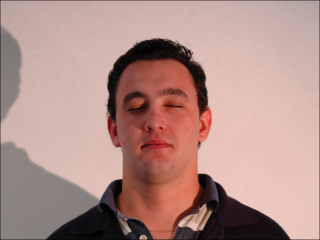
%> input picture CS390s/standard_test_images/standard_test_images/face_dark.bmp, 320 x 240 px
$ octave Kha_Nguyen_HW3.m   (GNU Octave 9; MATLAB toolbox functions it lacks are replaced by stand-ins)
%> lines starting %> are read from the running program, lines starting %| are printed output that depends on the picture; in (x1, y1, x2, y2) boxes, pixels count from 0 and x2, y2 are one past the last pixel; in counts of white or black regions, pixels touching at a corner belong together; the program's own positions count from 1
### CS390s/colorspace.m
function varargout = colorspace(Conversion,varargin)
%COLORSPACE  Convert a color image between color representations.
%   B = COLORSPACE(S,A) converts the color representation of image A
%   where S is a string specifying the conversion.  S tells the
%   source and destination color spaces, S = 'dest<-src', or
%   alternatively, S = 'src->dest'.  Supported color spaces are
%
%     'RGB'              R'G'B' Red Green Blue (ITU-R BT.709 gamma-corrected)
%     'YPbPr'            Luma (ITU-R BT.601) + Chroma
%     'YCbCr'/'YCC'      Luma + Chroma ("digitized" version of Y'PbPr)
%     'YUV'              NTSC PAL Y'UV Luma + Chroma
%     'YIQ'              NTSC Y'IQ Luma + Chroma
%     'YDbDr'            SECAM Y'DbDr Luma + Chroma
%     'JPEGYCbCr'        JPEG-Y'CbCr Luma + Chroma
%     'HSV'/'HSB'        Hue Saturation Value/Brightness
%     'HSL'/'HLS'/'HSI'  Hue Saturation Luminance/Intensity
%     'XYZ'              CIE XYZ
%     'Lab'              CIE L*a*b* (CIELAB)
%     'Luv'              CIE L*u*v* (CIELUV)
%     'Lch'              CIE L*ch (CIELCH)
%
%  All conversions assume 2 degree observer and D65 illuminant.  Color
%  space names are case insensitive.  When R'G'B' is the source or
%  destination, it can be omitted. For example 'yuv<-' is short for
%  'yuv<-rgb'.
%
%  MATLAB uses two standard data formats for R'G'B': double data with
%  intensities in the range 0 to 1, and uint8 data with integer-valued
%  intensities from 0 to 255.  As MATLAB's native datatype, double data is
%  the natural choice, and the R'G'B' format used by colorspace.  However,
%  for memory and computational performance, some functions also operate
%  with uint8 R'G'B'.  Given uint8 R'G'B' color data, colorspace will
%  first cast it to double R'G'B' before processing.
%
%  If A is an Mx3 array, like a colormap, B will also have size Mx3.
%
%  [B1,B2,B3] = COLORSPACE(S,A) specifies separate output channels.
%  COLORSPACE(S,A1,A2,A3) specifies separate input channels.

% Pascal Getreuer 2005-2006

%%% Input parsing %%%
if nargin < 2, error('Not enough input arguments.'); end
[SrcSpace,DestSpace] = parse(Conversion);

if nargin == 2
   Image = varargin{1};
elseif nargin >= 3
   Image = cat(3,varargin{:});
else
   error('Invalid number of input arguments.');
end

FlipDims = (size(Image,3) == 1);

if FlipDims, Image = permute(Image,[1,3,2]); end
if ~isa(Image,'double'), Image = double(Image)/255; end
if size(Image,3) ~= 3, error('Invalid input size.'); end

SrcT = gettransform(SrcSpace);
DestT = gettransform(DestSpace);

if ~ischar(SrcT) & ~ischar(DestT)
   % Both source and destination transforms are affine, so they
   % can be composed into one affine operation
   T = [DestT(:,1:3)*SrcT(:,1:3),DestT(:,1:3)*SrcT(:,4)+DestT(:,4)];
   Temp = zeros(size(Image));
   Temp(:,:,1) = T(1)*Image(:,:,1) + T(4)*Image(:,:,2) + T(7)*Image(:,:,3) + T(10);
   Temp(:,:,2) = T(2)*Image(:,:,1) + T(5)*Image(:,:,2) + T(8)*Image(:,:,3) + T(11);
   Temp(:,:,3) = T(3)*Image(:,:,1) + T(6)*Image(:,:,2) + T(9)*Image(:,:,3) + T(12);
   Image = Temp;
elseif ~ischar(DestT)
   Image = rgb(Image,SrcSpace);
   Temp = zeros(size(Image));
   Temp(:,:,1) = DestT(1)*Image(:,:,1) + DestT(4)*Image(:,:,2) + DestT(7)*Image(:,:,3) + DestT(10);
   Temp(:,:,2) = DestT(2)*Image(:,:,1) + DestT(5)*Image(:,:,2) + DestT(8)*Image(:,:,3) + DestT(11);
   Temp(:,:,3) = DestT(3)*Image(:,:,1) + DestT(6)*Image(:,:,2) + DestT(9)*Image(:,:,3) + DestT(12);
   Image = Temp;
else
   Image = feval(DestT,Image,SrcSpace);
end

%%% Output format %%%
if nargout > 1
   varargout = {Image(:,:,1),Image(:,:,2),Image(:,:,3)};
else
   if FlipDims, Image = permute(Image,[1,3,2]); end
   varargout = {Image};
end

return;


function [SrcSpace,DestSpace] = parse(Str)
% Parse conversion argument

if isstr(Str)
   Str = lower(strrep(strrep(Str,'-',''),' ',''));
   k = find(Str == '>');

   if length(k) == 1         % Interpret the form 'src->dest'
      SrcSpace = Str(1:k-1);
      DestSpace = Str(k+1:end);
   else
      k = find(Str == '<');

      if length(k) == 1      % Interpret the form 'dest<-src'
         DestSpace = Str(1:k-1);
         SrcSpace = Str(k+1:end);
      else
         error(['Invalid conversion, ''',Str,'''.']);
      end
   end

   SrcSpace = alias(SrcSpace);
   DestSpace = alias(DestSpace);
else
   SrcSpace = 1;             % No source pre-transform
   DestSpace = Conversion;
   if any(size(Conversion) ~= 3), error('Transformation matrix must be 3x3.'); end
end
return;


function Space = alias(Space)
Space = strrep(Space,'cie','');

if isempty(Space)
   Space = 'rgb';
end

switch Space
case {'ycbcr','ycc'}
   Space = 'ycbcr';
case {'hsv','hsb'}
   Space = 'hsv';
case {'hsl','hsi','hls'}
   Space = 'hsl';
case {'rgb','yuv','yiq','ydbdr','ycbcr','jpegycbcr','xyz','lab','luv','lch'}
   return;
end
return;


function T = gettransform(Space)
% Get a colorspace transform: either a matrix describing an affine transform,
% or a string referring to a conversion subroutine
switch Space
case 'ypbpr'
   T = [0.299,0.587,0.114,0;-0.1687367,-0.331264,0.5,0;0.5,-0.418688,-0.081312,0];
case 'yuv'
   % R'G'B' to NTSC/PAL YUV
   % Wikipedia: http://en.wikipedia.org/wiki/YUV
   T = [0.299,0.587,0.114,0;-0.147,-0.289,0.436,0;0.615,-0.515,-0.100,0];
case 'ydbdr'
   % R'G'B' to SECAM YDbDr
   % Wikipedia: http://en.wikipedia.org/wiki/YDbDr
   T = [0.299,0.587,0.114,0;-0.450,-0.883,1.333,0;-1.333,1.116,0.217,0];
case 'yiq'
   % R'G'B' in [0,1] to NTSC YIQ in [0,1];[-0.595716,0.595716];[-0.522591,0.522591];
   % Wikipedia: http://en.wikipedia.org/wiki/YIQ
   T = [0.299,0.587,0.114,0;0.595716,-0.274453,-0.321263,0;0.211456,-0.522591,0.311135,0];
case 'ycbcr'
   % R'G'B' (range [0,1]) to ITU-R BRT.601 (CCIR 601) Y'CbCr
   % Wikipedia: http://en.wikipedia.org/wiki/YCbCr
   % Poynton, Equation 3, scaling of R'G'B to Y'PbPr conversion
   T = [65.481,128.553,24.966,16;-37.797,-74.203,112.0,128;112.0,-93.786,-18.214,128];
case 'jpegycbcr'
   % Wikipedia: http://en.wikipedia.org/wiki/YCbCr
   T = [0.299,0.587,0.114,0;-0.168736,-0.331264,0.5,0.5;0.5,-0.418688,-0.081312,0.5]*255;
case {'rgb','xyz','hsv','hsl','lab','luv','lch'}
   T = Space;
otherwise
   error(['Unknown color space, ''',Space,'''.']);
end
return;


function Image = rgb(Image,SrcSpace)
% Convert to Rec. 709 R'G'B' from 'SrcSpace'
switch SrcSpace
case 'rgb'
   return;
case 'hsv'
   % Convert HSV to R'G'B'
   Image = huetorgb((1 - Image(:,:,2)).*Image(:,:,3),Image(:,:,3),Image(:,:,1));
case 'hsl'
   % Convert HSL to R'G'B'
   L = Image(:,:,3);
   Delta = Image(:,:,2).*min(L,1-L);
   Image = huetorgb(L-Delta,L+Delta,Image(:,:,1));
case {'xyz','lab','luv','lch'}
   % Convert to CIE XYZ
   Image = xyz(Image,SrcSpace);
   % Convert XYZ to RGB
   T = [3.240479,-1.53715,-0.498535;-0.969256,1.875992,0.041556;0.055648,-0.204043,1.057311];
   R = T(1)*Image(:,:,1) + T(4)*Image(:,:,2) + T(7)*Image(:,:,3);  % R
   G = T(2)*Image(:,:,1) + T(5)*Image(:,:,2) + T(8)*Image(:,:,3);  % G
   B = T(3)*Image(:,:,1) + T(6)*Image(:,:,2) + T(9)*Image(:,:,3);  % B
   % Desaturate and rescale to constrain resulting RGB values to [0,1]
   AddWhite = -min(min(min(R,G),B),0);
   Scale = max(max(max(R,G),B)+AddWhite,1);
   R = (R + AddWhite)./Scale;
   G = (G + AddWhite)./Scale;
   B = (B + AddWhite)./Scale;
   % Apply gamma correction to convert RGB to Rec. 709 R'G'B'
   Image(:,:,1) = gammacorrection(R);  % R'
   Image(:,:,2) = gammacorrection(G);  % G'
   Image(:,:,3) = gammacorrection(B);  % B'
otherwise  % Conversion is through an affine transform
   T = gettransform(SrcSpace);
   temp = inv(T(:,1:3));
   T = [temp,-temp*T(:,4)];
   R = T(1)*Image(:,:,1) + T(4)*Image(:,:,2) + T(7)*Image(:,:,3) + T(10);
   G = T(2)*Image(:,:,1) + T(5)*Image(:,:,2) + T(8)*Image(:,:,3) + T(11);
   B = T(3)*Image(:,:,1) + T(6)*Image(:,:,2) + T(9)*Image(:,:,3) + T(12);
   AddWhite = -min(min(min(R,G),B),0);
   Scale = max(max(max(R,G),B)+AddWhite,1);
   R = (R + AddWhite)./Scale;
   G = (G + AddWhite)./Scale;
   B = (B + AddWhite)./Scale;
   Image(:,:,1) = R;
   Image(:,:,2) = G;
   Image(:,:,3) = B;
end

% Clip to [0,1]
Image = min(max(Image,0),1);
return;


% [198 lines left out: functions xyz, hsv, hsl, lab, luv, lch and 6 more, not called in this run]

### CS390s/Kha_Nguyen_HW3.m
clc
clear all
close all


path='./Image_Folder/'; % this is your working path
impath2=[ path,'face_dark.bmp' ]; % path of the image
impath= [path,'face_good.bmp'];
im2=imread(impath2);
%> im2 is the input picture: size 240x320x3 uint8; mean R, G, B 177.3, 143.2, 136.4
im=imread(impath);
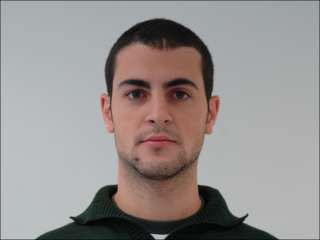
%> input picture CS390s/standard_test_images/standard_test_images/face_good.bmp, 320 x 240 px
%> im is the input picture: size 240x320x3 uint8; mean R, G, B 151.6, 145.9, 144


figure, imshow(im);

ims1 = (im(:,:,1)>95) & (im(:,:,2)>40) & (im(:,:,3)>20);
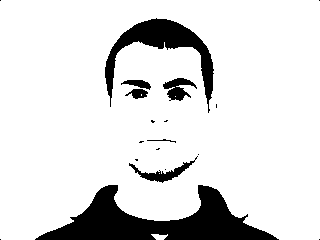
%> ims1: size 240x320 logical; 86.9% white; 19 black regions (12 under 20 px), largest, box (x1, y1, x2, y2) and area: (35, 185, 279, 240) 6128, (105, 18, 214, 113) 2696, (129, 156, 198, 183) 439
ims2 = (im(:,:,1)-im(:,:,2)>15) | (im(:,:,1)-im(:,:,3)>15);
%> ims2: size 240x320 logical; 20.2% white; 3 white regions (2 under 20 px), largest, box (x1, y1, x2, y2) and area: (100, 38, 220, 221) 15503
ims3 = (im(:,:,1)-im(:,:,2)>15) & (im(:,:,1)>im(:,:,3));
%> ims3: size 240x320 logical; 19.9% white; 2 white regions (1 under 20 px), largest, box (x1, y1, x2, y2) and area: (100, 38, 220, 221) 15307
ims = ims1 & ims2 & ims3;
%> ims: size 240x320 logical; 18.5% white; 4 white regions (3 under 20 px), largest, box (x1, y1, x2, y2) and area: (100, 41, 220, 221) 14238
figure, imshow(ims);

% Mask the image using bsxfun() function
% This functions multiplies the matrices of the im, onto  the logical
% image ims.
 maskedRgbImage = bsxfun(@times, im, cast(ims, 'like', im));
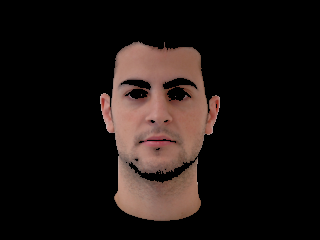
%> maskedRgbImage: size 240x320x3 uint8; mean R, G, B 28.2, 20.2, 17.8
figure, imshow(maskedRgbImage);

out_impath=[path,'output/','Original.jpg'];% path of the output im
imwrite(im,out_impath);
out_impath=[path,'output/','Filtered.jpg'];% path of the output im
imwrite(ims,out_impath);
out_impath=[path,'output/','Final.jpg'];% path of the output im
imwrite(maskedRgbImage,out_impath);
ims1 = (im2(:,:,1)>95) & (im2(:,:,2)>40) & (im2(:,:,3)>20);
%> ims1: size 240x320 logical; 87.7% white; 24 black regions (13 under 20 px), largest, box (x1, y1, x2, y2) and area: (169, 174, 291, 240) 3618, (0, 145, 154, 240) 2788, (107, 39, 208, 132) 2345
ims2 = (im2(:,:,1)-im2(:,:,2)>15) | (im2(:,:,1)-im2(:,:,3)>15);
%> ims2: size 240x320 logical; 82% white; 33 black regions (25 under 20 px), largest, box (x1, y1, x2, y2) and area: (0, 142, 153, 240) 8250, (174, 182, 291, 240) 2238, (108, 39, 205, 120) 1502
ims3 = (im2(:,:,1)-im2(:,:,2)>15) & (im2(:,:,1)>im2(:,:,3));
%> ims3: size 240x320 logical; 81.3% white; 52 black regions (44 under 20 px), largest, box (x1, y1, x2, y2) and area: (0, 142, 153, 240) 8366, (174, 182, 291, 240) 2260, (108, 39, 207, 120) 1712
ims4 = ims1 & ims2 & ims3;
%> ims4: size 240x320 logical; 77.9% white; 45 black regions (33 under 20 px), largest, box (x1, y1, x2, y2) and area: (0, 142, 154, 240) 8555, (169, 174, 291, 240) 3620, (107, 39, 208, 132) 2349
figure, imshow(ims4);

figure, imshow(im2);

 imYuv = colorspace('YUV<-RGB',im2);
%> in colorspace, `Temp(:,:,3) = DestT(3)*Image(:,:,1) + DestT(6)*Image(:,:,2) + DestT(9)..`:
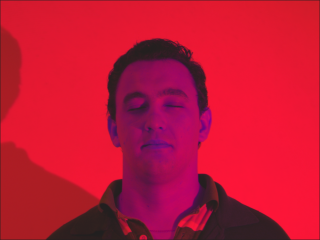
%> Temp: size 240x320x3 double; mean R, G, B 0.598, -0.0313, 0.0849; drawn with min black and max white
%> in colorspace, `varargout = {Image};`: varargout = 1 item
 Y=imYuv(:,:,1);
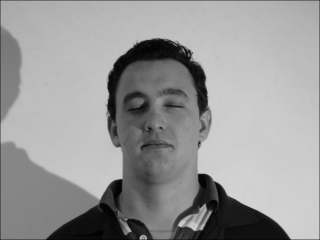
%> Y: size 240x320 double; min 0.00392, max 0.829, mean 0.598
 U=imYuv(:,:,2);
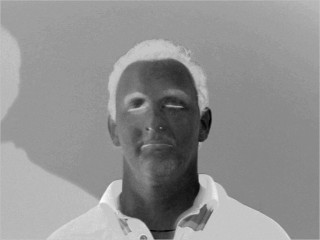
%> U: size 240x320 double; min -0.117, max 0.0336, mean -0.0313; drawn with min black and max white
 V=imYuv(:,:,3);
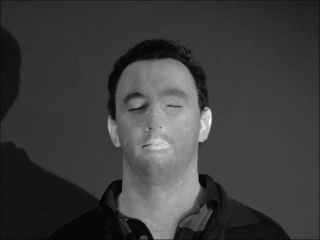
%> V: size 240x320 double; min -0.0123, max 0.391, mean 0.0849; drawn with min black and max white
 h =imhist(Y);
%> h = 256 values, max 2357 at index 191, min 0 at index 1, mean 300

%figure, histogram(Y);
%> (the run ends here)
